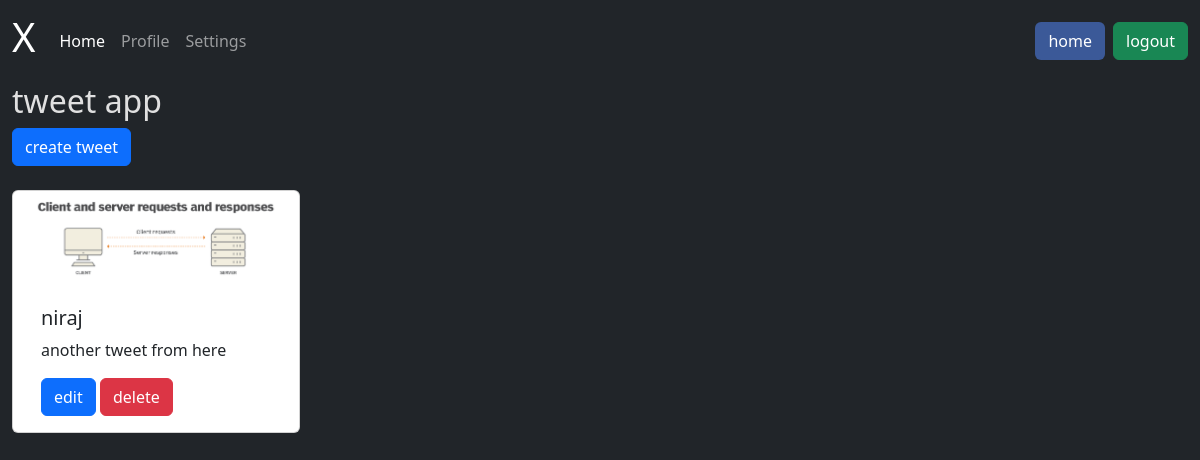
The page /tweet/ (signed in) on the database as committed earlier.
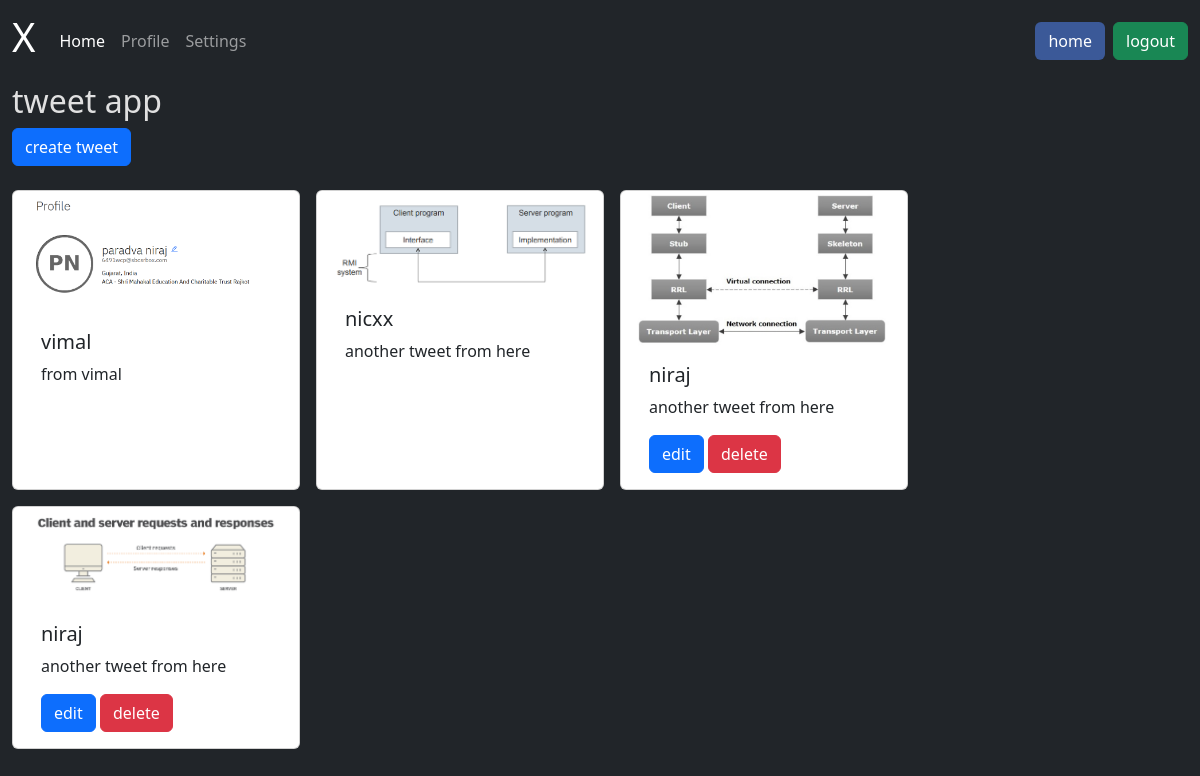
The same page on the database as committed later.
### tweet/models.py (models this page shows)
class Tweet(models.Model):
    user = models.ForeignKey(User, on_delete=models.CASCADE)
    text = models.CharField(max_length=250)
    photo = models.ImageField(upload_to='x_mages/', blank=True, null=True)
    created_at = models.DateTimeField(auto_now_add=True)
    updated_at = models.DateTimeField(auto_now=True)

### tweet/views.py (the view)
# urls.py: path('', views.tweet_list, name='tweet_list'),
def tweet_list(request):
    tweet = Tweet.objects.all().order_by('-created_at')
    return render(request, 'tweetlist.html', {'tweet': tweet})

### tweet/templates/tweetlist.html (shortened to what this page needs)
{% extends "layout.html" %}
{% block content %}
<h2 class="">tweet app </h2>
<a class="btn btn-primary mb-4" href= "{% url 'tweet_create' %}">create tweet</a>
<div class="container row gap-3">
    {% for tweet in tweet %}
    <div class="card " style="width: 18rem;">
        <img class="card-img-top" src="{{tweet.photo.url}}" alt="Card image cap">
        <div class="card-body">
          <h5 class="card-title">{{tweet.user.username}}</h5>
          <p class="card-text">{{tweet.text}}</p>
          {% if tweet.user == user %}
          <a href="{% url 'tweet_edit' tweet.id %}" class="btn btn-primary">edit</a>
          <a href="{% url 'tweet_delete' tweet.id %}" class="btn btn-danger">delete</a>
          {% endif %}
        </div>
      </div>
    {% endfor %}
</div>
{% endblock %}

Rows that differ between the two databases and show on the page:
added Tweet: photo (picture), user.username "vimal", text "from vimal"
added Tweet: photo (picture), user.username "nicxx", text "another tweet from here"
added Tweet: photo (picture), user.username "niraj", text "another tweet from here", shows "edit"
